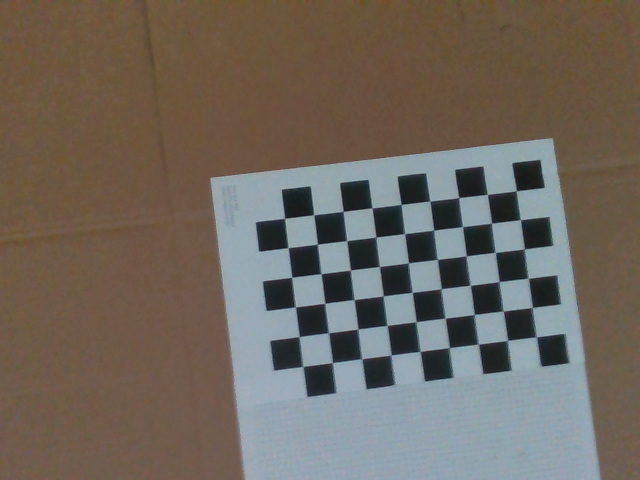
#> input picture src/system/evaluation/checkerboard/calibration_images/0011.png, 640 x 480 px; its folder holds 4 pictures in this run
$ python calibrate_camera.py
#> lines starting #> are read from the running program, lines starting #| are printed output that depends on the picture
import numpy as np
import cv2
import glob
import os
from typing import Tuple

def calibrate_camera(image_folder, intrinsic_path:str, checkerboard_size: Tuple[int, int], square_size_mm: float):
    """Runs checkerboard calibration on images in input folder"""
#> called with checkerboard_size = (6, 9), square_size_mm = 25
    criteria = (cv2.TERM_CRITERIA_EPS + cv2.TERM_CRITERIA_MAX_ITER, 30, 0.001)
    objp = np.zeros((checkerboard_size[0]*checkerboard_size[1], 3), np.float32)
    objp[:, :2] = np.mgrid[0:checkerboard_size[1], 0:checkerboard_size[0]].T.reshape(-1, 2)
    objp = objp * square_size_mm

    objpoints = []
    imgpoints = []

    images = glob.glob(os.path.join(image_folder, '*.png'))
    if not images:
        print(f"Error: No images found in {image_folder}")
        return
    print(f"Found {len(images)} images for calibration")

    for fname in images:
        img = cv2.imread(fname)
#> img is the input picture: shape (480, 640, 3); mean B, G, R 93.8, 103.3, 111.7
        gray = cv2.cvtColor(img, cv2.COLOR_BGR2GRAY)
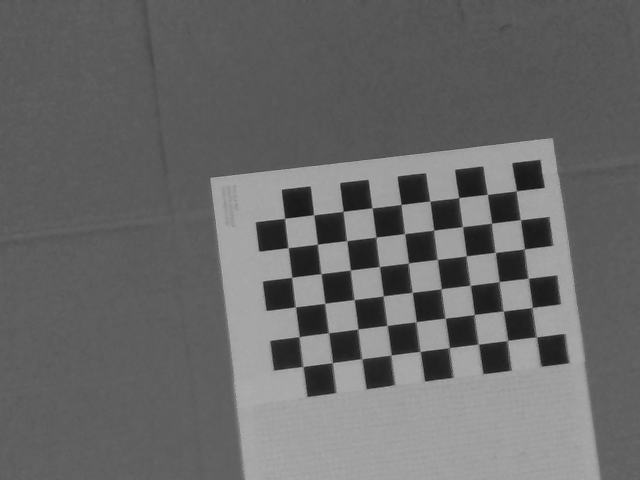
#> gray: shape (480, 640); min 19, max 180, mean 104.7
        ret, corners = cv2.findChessboardCorners(gray, (checkerboard_size[1], checkerboard_size[0]), None)
#> ret = True; corners = 54 rows, first 8: [536.5, 337], [507.8, 340.2], [478.5, 344], [449.6, 347.5], [420, 351.5], [391.2, 354.9], [362, 359.3], [332.4, 362.8]

        if ret == True:
            objpoints.append(objp)
            corners2 = cv2.cornerSubPix(gray, corners, (11, 11), (-1, -1), criteria)
#> corners2 = 54 rows, first 8: [536.2, 336.8], [507.4, 340.4], [478.2, 344.1], [449.2, 347.7], [420, 351.5], [391, 355.1], [361.6, 358.7], [332.4, 362.6]
            imgpoints.append(corners2)
        else:
            print(f"Chekcerboard not found in {fname}")
#> pass 2 of the loop in calibrate_camera, `for fname in images:`:
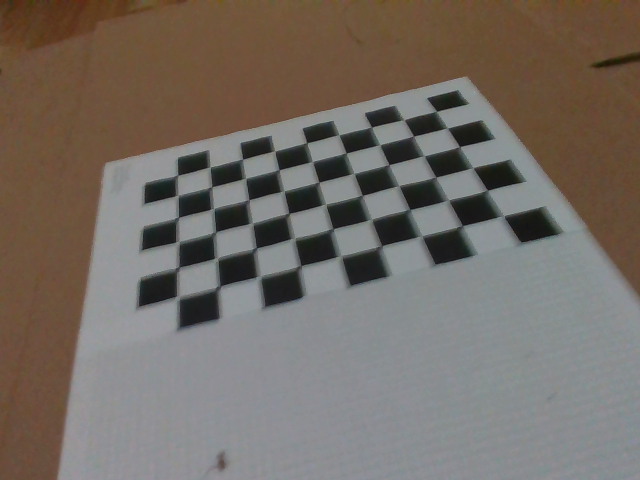
#> input picture src/system/evaluation/checkerboard/calibration_images/0012.png, 640 x 480 px
#> in calibrate_camera, img is the input picture: shape (480, 640, 3); mean B, G, R 100.5, 108.2, 116.7
#> in calibrate_camera, `gray = cv2.cvtColor(img, cv2.COLOR_BGR2GRAY)`:
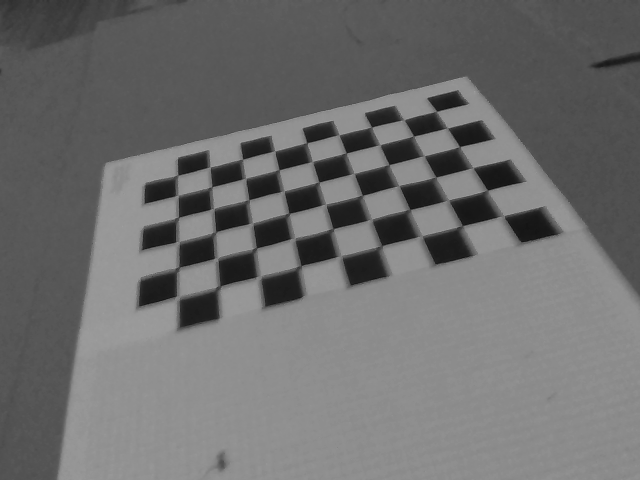
#> gray: shape (480, 640); min 15, max 161, mean 109.7
#> corners = 54 rows, first 8: [502, 217], [460.5, 226], [423, 235.9], [379.5, 246], [339.5, 256.5], [299.5, 267], [261.8, 277], [218.5, 287.5]
#> corners2 = 54 rows, first 8: [502.3, 215.9], [461.6, 225.9], [420.5, 236.3], [380.8, 246.1], [339.5, 256.4], [300.1, 266], [258.6, 276.8], [219, 286.8]
#> pass 3 of the loop in calibrate_camera, `for fname in images:`:
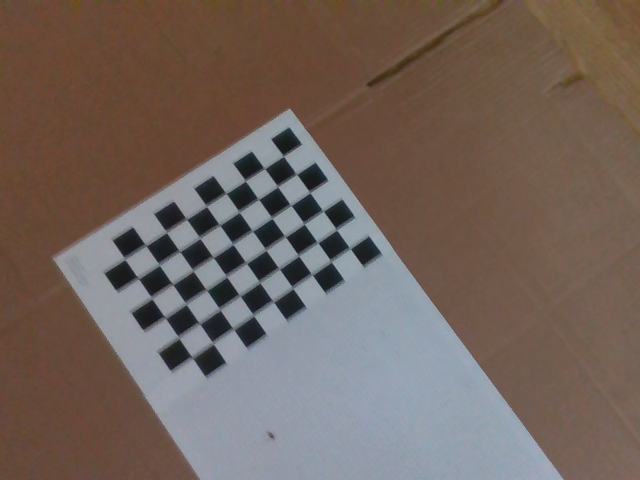
#> input picture src/system/evaluation/checkerboard/calibration_images/0013.png, 640 x 480 px
#> in calibrate_camera, img is the input picture: shape (480, 640, 3); mean B, G, R 92.1, 99.9, 114.4
#> in calibrate_camera, `gray = cv2.cvtColor(img, cv2.COLOR_BGR2GRAY)`:
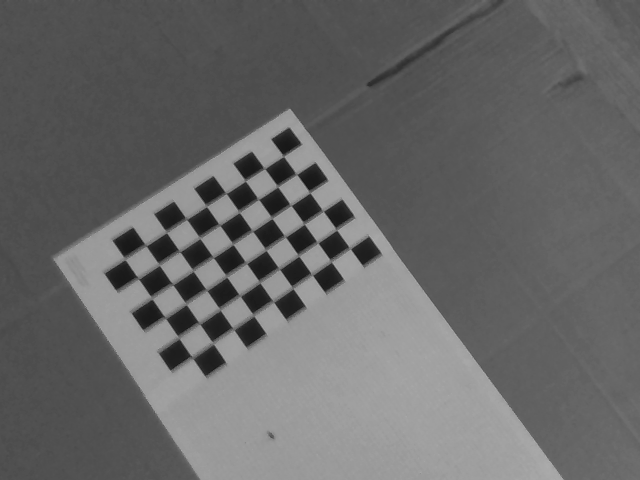
#> gray: shape (480, 640); min 16, max 175, mean 103.3
#> corners = 54 rows, first 8: [350.6, 249.2], [331.5, 262.5], [312.8, 275.5], [293, 288.8], [274, 302.5], [254.2, 316.6], [233, 328.5], [212.1, 341.3]
#> corners2 = 54 rows, first 8: [349.9, 248.3], [331, 261.2], [311.9, 274.5], [292.5, 287.6], [273, 301.3], [253.2, 314.8], [233.2, 328.7], [212.6, 342.7]
#> the loop made 4 passes; the first 3 are shown


    if not objpoints:
        print(f"Checkerboard not found in any images")

    ret, mtx, dist, rvecs, tvecs = cv2.calibrateCamera(objpoints, imgpoints, gray.shape[::-1], None, None)

    if ret:
        print("\nCalibration Successful!")
        print("Camera Matrix:\n", mtx)
        print("Distortion Coefficients:\n", dist)

        output_file = intrinsic_path
        np.savez(output_file, mtx=mtx, dist=dist)
        print(f"\nIntrinsics saved to {output_file}")
    else:
        print("Calibration failed.")

def main():
    # PARAMETERS #
    script_folder = os.path.dirname(os.path.abspath(__file__))
    calibration_image_folder = os.path.join(script_folder, 'calibration_images')
    intrinsic_path = os.path.join(script_folder, 'data', 'camera_intrinsics.npz')

    checkerboard_rows = 6
    checkerboard_cols = 9

    square_size_mm = 25
    # --------- #

    calibrate_camera(
        image_folder=calibration_image_folder,
        intrinsic_path=intrinsic_path,
        checkerboard_size=(checkerboard_rows, checkerboard_cols),
        square_size_mm=square_size_mm
    )

if __name__ == "__main__":
    main()
